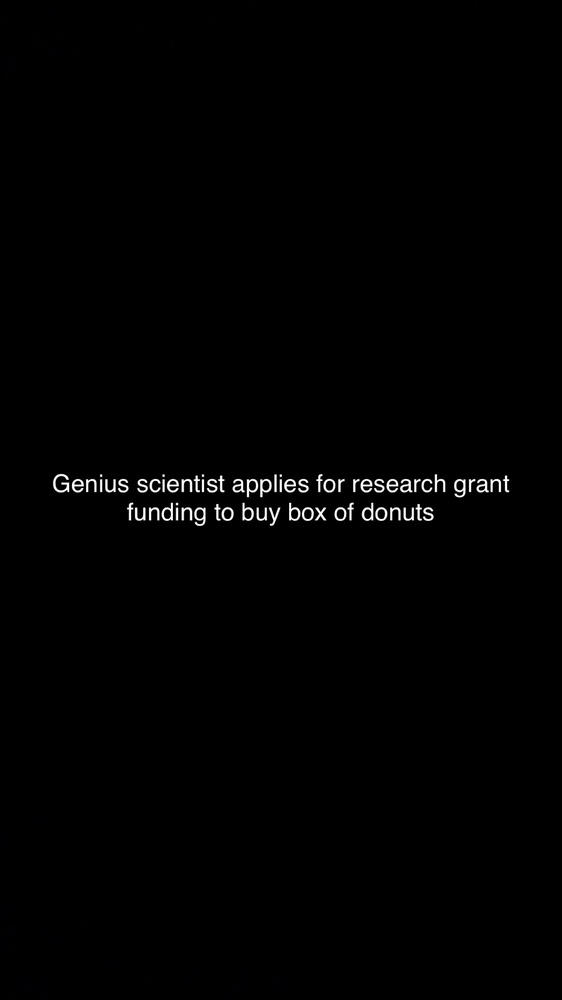
#> input picture assets/example_headline.jpg, 562 x 1000 px, shrunk from 1242 x 2208 before the run; its folder holds only this picture in this run
$ python -i Functions.py   (imports and definitions only)
#> lines starting #> are read from the running program, lines starting #| are printed output that depends on the picture
import pytesseract
import os
from PIL import Image, ImageOps, ImageEnhance
import sqlite3
import platform
import json
from time import sleep


# [57 lines left out: function initialize, not called in this run]

def tweakImage(image_file):
    """Crops (removes top and bottom portions) and inverts contrast (into black
    text on white background) for a raw Headline Snap image.

    args
        image_file : the path to an image file

    returns
        cropped_image : a PIL Image object
    """
#> called with image_file = 'assets/example_headline.jpg'

    image = Image.open(image_file)
#> image is the input picture: PIL image 562x1000 RGB; mean R, G, B 1.8, 1.8, 1.9

    # remove the 'A' channel if the image has one
    if image.mode == 'RGBA':
        r,g,b,a = image.split()
        image = Image.merge('RGB', (r,g,b))

    # invert the contrast
    image = ImageOps.invert(image)
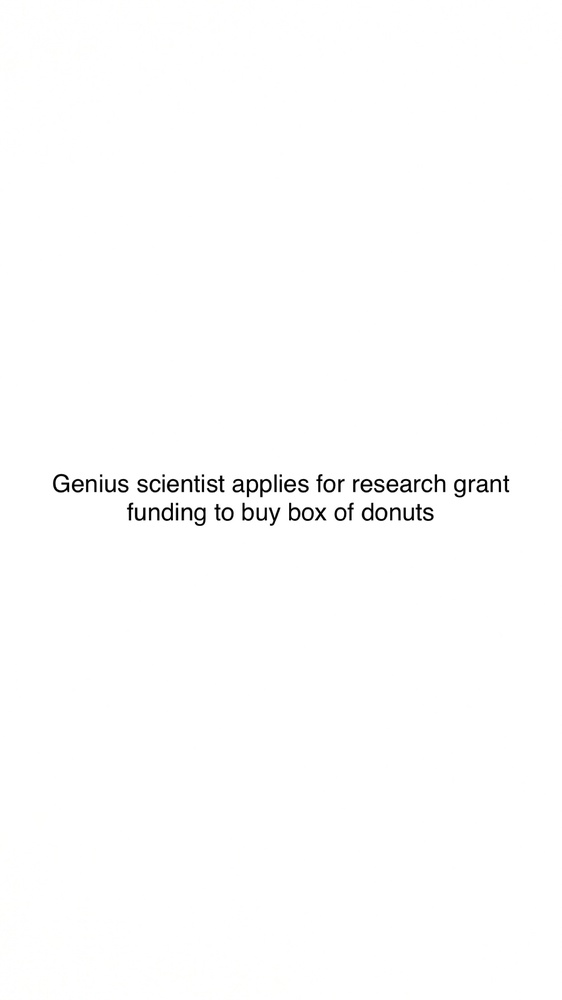
#> image: PIL image 562x1000 RGB; mean R, G, B 253.2, 253.2, 253.1
    contrast = ImageEnhance.Contrast(image)
    image = contrast.enhance(2)

    # get the dimensions of the image
    width, height = image.size
#> width = 562; height = 1000

    # set the amount of top & bottom to trim off (15% here)
    trim = .15 * height
#> trim = 150

    # crop the image
    crop_region = (0, trim, width, (height - trim))
#> crop_region = (0, 150, 562, 850)
    cropped_image = image.crop(crop_region)
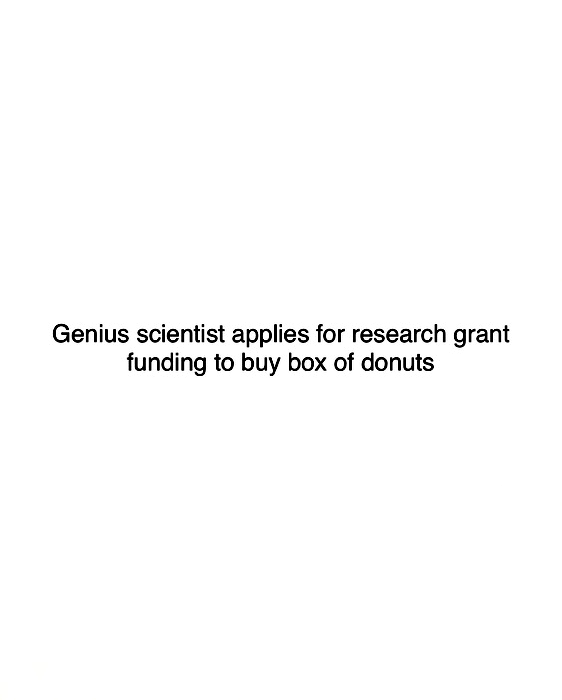
#> cropped_image: PIL image 562x700 RGB; mean R, G, B 251.7, 251.7, 251.7

    # show the image for testing purposes
    #cropped_image.show()

    return cropped_image

# [424 lines left out: functions imageToText, convertDirectory, createSnapDatabase, addToSnapDatabase, createTokenDatabase, addToTokenDatabase and 6 more, not called in this run]


>>> result = tweakImage('assets/example_headline.jpg')
